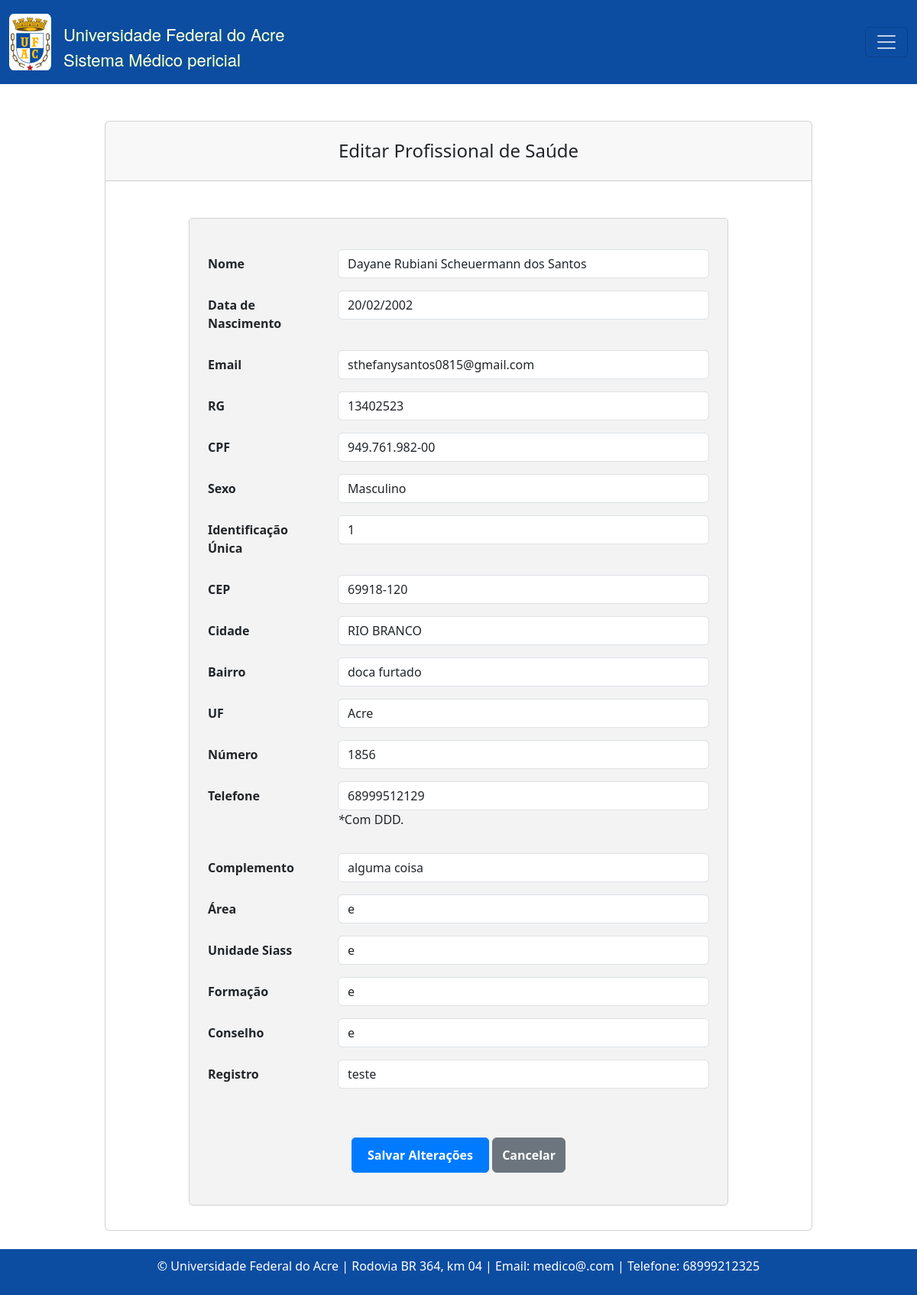
The app's page /profissionaldasaude/15/editar/ (signed in), older data.
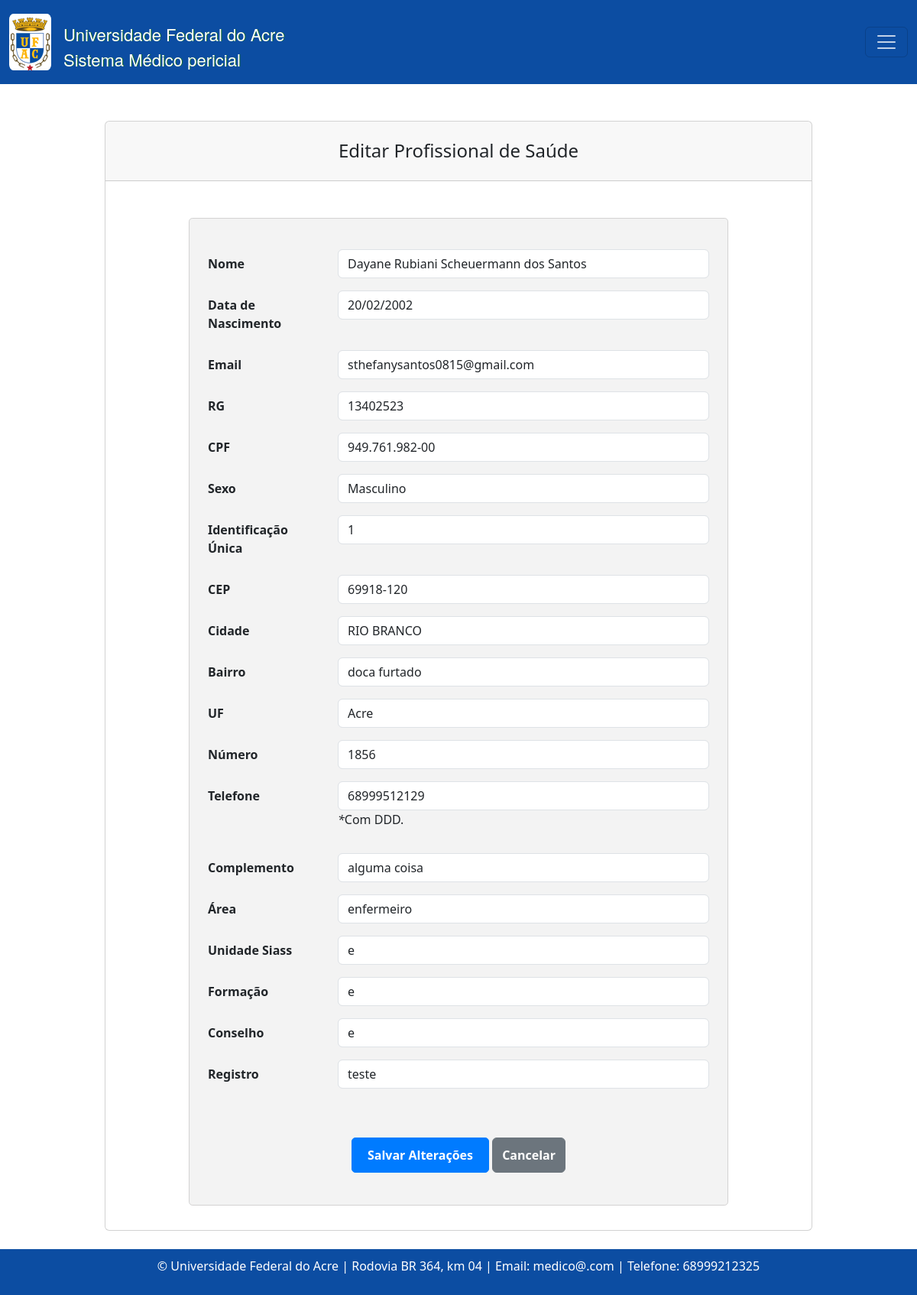
The same page, newer data.
### consulta/models.py (models this page shows, shortened)
class Profissionaldasaude(models.Model):
    usuario = models.ForeignKey(User, blank=True, null=True, on_delete=models.CASCADE)
    nome = models.CharField('Nome Completo', max_length=100)
    data_nascimento = models.DateField(u'Data de Nascimento', validators=[data_nasc_valida])
    email = models.EmailField()
    rg = models.CharField(max_length=20)
    cpf = models.CharField(max_length=14, validators=[validate_cpf, MinLengthValidator(11)])
    sexo = models.CharField(max_length=1, choices=[('M', 'Masculino'), ('F', 'Feminino')]) #O parâmetro choices em um campo CharField ou IntegerField é usado para fornecer uma lista de escolhas para esse campo
    identificacao_unica = models.CharField(max_length=50, default='')
    cep = models.CharField(max_length=9)
    cidade = models.CharField(max_length=50)
    bairro = models.CharField(max_length=50, default='')
    uf = models.CharField('UF', max_length=2, choices=UF_CHOICE, default='AC')
    numero = models.CharField(max_length=10)
    ddd_telefone = models.CharField('Telefone Celular', max_length=14, help_text='Com DDD.')
    complemento = models.CharField(max_length=100, blank=True, null=True, default='') # blank=True, null=True é pra dizer que não é obrigatorio
    area = models.CharField(max_length=50, default='')
    unidade_siass = models.CharField(max_length=50, default='')
    formacao = models.CharField(max_length=20)
    conselho = models.CharField(max_length=20)
    registro = models.CharField(max_length=20)
    class Meta:
        ordering = ['nome', ]
        verbose_name = 'Profissonal de saúde'
        verbose_name_plural = 'Profissonais de saúde'

### consulta/views.py (the view)
# urls.py: path('profissionaldasaude/<int:pk>/editar/', profissionaldasaude_editar, name='profissionaldasaudeEditar'),
@login_required
def profissionaldasaude_editar(request, pk):
    profissionaldasaude = get_object_or_404(Profissionaldasaude, pk=pk)
    if request.method == 'POST':
        form = ProfissionaldasaudeForm(request.POST, instance=profissionaldasaude)
        if form.is_valid():
            form.save()
            messages.success(request, 'Cadastro atualizado.')
            return redirect('profissionaldasaudeListagem')
    else:
        form = ProfissionaldasaudeForm(instance=profissionaldasaude)
    return render(request, 'consultas/editar_proSaude.html', {'form': form, 'profissionaldasaude': profissionaldasaude})

### consulta/forms.py (shortened to what this page needs)
class ProfissionaldasaudeForm(forms.ModelForm):
    class Meta:
        model = Profissionaldasaude
        fields = '__all__'
    def __init__(self, *args, **kwargs):
        super(ProfissionaldasaudeForm, self).__init__(*args, **kwargs)
        for f in self.fields:
            self.fields[f].widget.attrs['class'] = 'form-control'

### templates/consultas/editar_proSaude.html (shortened to what the changed rows need)
{% extends "base.html" %}
{% block content %}
    <div class="row justify-content-center">
        <div class="col-md-10">
            <div class="card">
                <div class="col-md-10 offset-md-1 mb-2">
                    <div class=" m-2 ">
                        <form action="{% url 'profissionaldasaudeEditar' profissionaldasaude.id %}" method="POST"
                        >
                            <div class=" m-4 jumbotron">
                                <div class=" m-2">
                                    <div class="mb-3 row">
                                        <div class="col-sm-9">
                                            {{ form.nome }}
                                        </div>
                                    </div>
                                    <div class="mb-3 row">
                                        <div class="col-sm-9">
                                            {% with form.data_nascimento as field %}
                                                {% include 'field.html' %} {% endwith %}
                                        </div>
                                    </div>
                                    <div class="mb-3 row">
                                        <div class="col-sm-9">
                                            {{ form.email }}
                                        </div>
                                    </div>
                                    <div class="mb-3 row">
                                        <div class="col-sm-9">
                                            {{ form.rg }}
                                        </div>
                                    </div>
                                    <div class="mb-3 row">
                                        <div class="col-sm-9">
                                            {% with form.cpf as field %}
                                                {% include 'field.html' %}
                                            {% endwith %}
                                        </div>
                                    </div>
                                    <div class="mb-3 row">
                                        <div class="col-sm-9">
                                            {{ form.sexo }}
                                        </div>
                                    </div>
                                    <div class="mb-3 row">
                                        <div class="col-sm-9">
                                            {{ form.identificacao_unica }}
                                        </div>
                                    </div>
                                    <div class="mb-3 row">
                                        <div class="col-sm-9">
                                            {{ form.cep }}
                                        </div>
                                    </div>
                                    <div class="mb-3 row">
                                        <div class="col-sm-9">
                                            {{ form.cidade }}
                                        </div>
                                    </div>
                                    <div class="mb-3 row">
                                        <div class="col-sm-9">
                                            {{ form.bairro }}
                                        </div>
                                    </div>
                                    <div class="mb-3 row">
                                        <div class="col-sm-9">
                                            {{ form.uf }}
                                        </div>
                                    </div>
                                    <div class="mb-3 row">
                                        <div class="col-sm-9">
                                            {{ form.numero }}
                                        </div>
                                    </div>
                                    <div class="mb-3 row">
                                        <div class="col-sm-9">
                                            {{ form.ddd_telefone }}
                                            {% if form.ddd_telefone.help_text %}
                                                <p><i>*</i>{{ form.ddd_telefone.help_text }}</p>
                                            {% endif %}
                                        </div>
                                    </div>
                                    <div class="mb-3 row">
                                        <div class="col-sm-9">
                                            {{ form.complemento }}
                                        </div>
                                    </div>
                                    <div class="mb-3 row">
                                        <div class="col-sm-9">
                                            {{ form.area }}
                                        </div>
                                    </div>
                                    <div class="mb-3 row">
                                        <div class="col-sm-9">
                                            {{ form.unidade_siass }}
                                        </div>
                                    </div>
                                    <div class="mb-3 row">
                                        <div class="col-sm-9">
                                            {{ form.formacao }}
                                        </div>
                                    </div>
                                    <div class="mb-3 row">
                                        <div class="col-sm-9">
                                            {{ form.conselho }}
                                        </div>
                                    </div>
                                    <div class="mb-3 row">
                                        <div class="col-sm-9">
                                            {{ form.registro }}
                                        </div>
                                    </div>
                                    <br><br>
                                </div>
                            </div>
                        </form>
                    </div>
                </div>
            </div>
        </div>
    </div>
{% endblock %}

### templates/field.html (shortened to what this page needs)
{{ field }}

Row changes from the older to the newer data that the page shows:
changed Profissionaldasaude "Dayane Rubiani Scheuermann dos Santos": area "e" → "enfermeiro"
